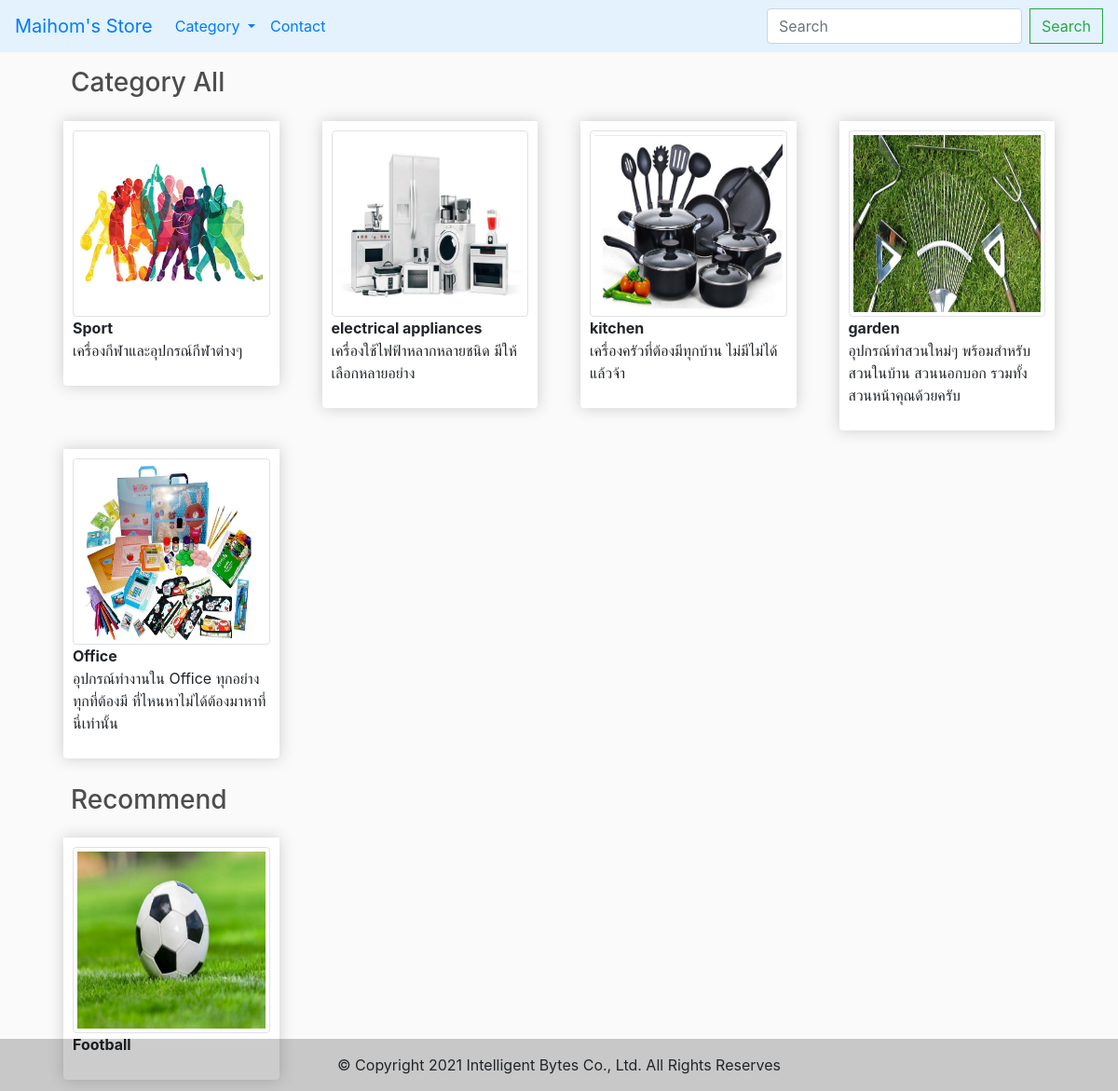
The page / on the database its author committed.
### maihomstore/models.py (models this page shows, shortened)
class Catigories(models.Model):
    name = models.CharField(max_length=100)
    image = models.FileField(upload_to= 'uploads/',max_length=200,default=None,null=True,blank=True)
    categoriesdetail = models.TextField(max_length=255)
    is_active = models.BooleanField(default=True)

class Product(models.Model):
    name = models.CharField(max_length=100)
    image = models.FileField(upload_to= 'uploads/',max_length=200,default=None,null=True,blank=True)
    productdetail = models.TextField(max_length=255)
    catigorie = models.CharField(max_length=100)
    price = models.CharField(max_length=5)
    recommend = models.BooleanField(default=True)
    is_active = models.BooleanField(default=True)

### maihomstore/views.py (the view)
# urls.py: path('',views.all)
def all(request):
    category = Catigories.objects.all()
    product = Product.objects.filter(recommend=True)
    context = {
        'category': category,
        'product' : product
    }
    return render(request,'index.html',{"context" : context})

### template/index.html (shortened to what this page needs)
{% extends 'layout.html' %}
{% block content %}
{% load static %}
<link rel="stylesheet" type="text/css" href="{% static 'css/main.css' %}">
<div class="container">
    <h3 style="margin: 16px;">Category All</h3>
    <div class="row">
        {% for cat in context.category %}
        <div class="col-lg-3" style="margin-bottom:4px;">
            <div class="box-element product">
                <a> <img src="{{cat.image.url}}" alt="" class="img-thumbnail mx-auto d-block"
                        style="height: 200px;"></a>
                <a style=""><strong>{{cat.name}} </strong></a>
                <p>{{cat.categoriesdetail}}</p>
            </div>
        </div>
        {% endfor %}
    </div>
    <h3 style="margin: 16px;" >Recommend</h3>
    <div class="row">
        {% for cat in context.product %}
        <div class="col-lg-3" style="margin-bottom:4px;">
            <div class="box-element product">
                <a> <img src="{{cat.image.url}}" alt="" class="img-thumbnail mx-auto d-block"
                        style="height: 200px;"></a>
                <a style=""><strong>{{cat.name}} </strong></a>
            </div>
        </div>
        {% endfor %}
    </div>
</div>
{% endblock %}

### template/layout.html (shortened to what this page needs)
<!DOCTYPE html>
<html lang="en">
<head>
    <link rel="stylesheet" href="https://cdn.jsdelivr.net/npm/bootstrap@4.6.0/dist/css/bootstrap.min.css">
</head>
<body>
    <nav class="navbar navbar-expand-lg " style="background-color: #e3f2fd;">
        <a class="navbar-brand" href="#">Maihom's Store</a>
        <div class="collapse navbar-collapse" id="navbarSupportedContent">
          <ul class="navbar-nav mr-auto">
            <li class="nav-item dropdown">
              <a class="nav-link dropdown-toggle" href="#" id="navbarDropdown" role="button" data-toggle="dropdown" aria-haspopup="true" aria-expanded="false">
                Category
              </a>
            </li>
            <li class="nav-item">
              <a class="nav-link " href="#" >Contact</a>
            </li>
          </ul>
          <form class="form-inline my-2 my-lg-0">
            <input class="form-control mr-sm-2" type="search" placeholder="Search" aria-label="Search">
            <button class="btn btn-outline-success my-2 my-sm-0" type="submit">Search</button>
          </form>
        </div>
      </nav>
      <div class="container">
        {% block content %}
        {%  endblock %}
      </div>
      <footer>
        <div class="text-center p-3" style="background-color: rgba(0, 0, 0, 0.2); position:fixed; bottom: 0px; width: -webkit-fill-available;">
          © Copyright 2021 Intelligent Bytes Co., Ltd. All Rights Reserves
        </div>
      </footer>
</body>
</html>

### static/css/main.css (style rules this page uses)
body { background-color: hsl(0, 0%, 98%); }
h1,h2,h3,h4,h5,h6 { color:hsl(0, 0%, 30%); }
.box-element { box-shadow:hsl(0, 0%, 80%) 0 0 16px; background-color: #fff; border-radius: 4px; padding: 10px; margin: 8px; }
.product { border-radius: 0 0 4px 4px; margin: 8px; }
.btn { border-radius: 0; }

### rows shown on the page
Catigories: image (picture), name "Sport", categoriesdetail "เครื่องกีฬาและอุปกรณ์กีฬาต่างๆ"
Catigories: image (picture), name "electrical appliances", categoriesdetail "เครื่องใช้ไฟฟ้าหลากหลายชนิด มีให้เลือกหลายอย่าง"
Catigories: image (picture), name "kitchen", categoriesdetail "เครื่องครัวที่ต้องมีทุกบ้าน ไม่มีไม่ได้แล้วจ้า"
Catigories: image (picture), name "garden", categoriesdetail "อุปกรณ์ทำสวนใหม่ๆ พร้อมสำหรับสวนในบ้าน สวนนอกบอก รวมทั้งสวนหน้าคุณด้วยครับ"
Catigories: image (picture), name "Office", categoriesdetail "อุปกรณ์ทำงานใน Office ทุกอย่าง ทุกที่ต้องมี ที่ไหนหาไม่ได้ต้องมาหาที่นี่เท่านั้น"
Product: image (picture), name "Football"
